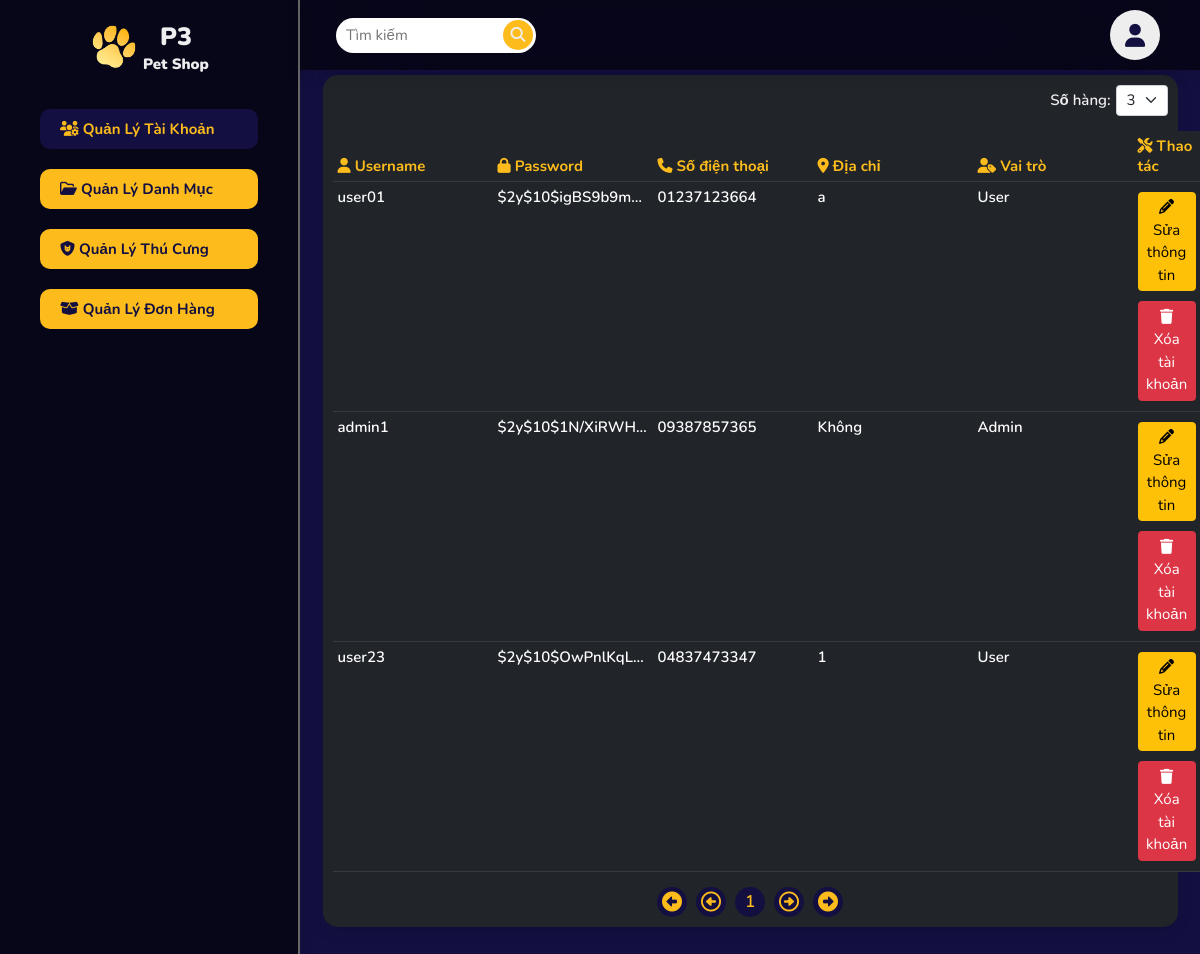
Page /Project-BE1/admin_manage_account.php (signed in) on the committed database.
### tables this page shows
CREATE TABLE IF NOT EXISTS `users` (
  `id` int(11) NOT NULL AUTO_INCREMENT,
  `username` varchar(25) NOT NULL,
  `password` varchar(150) NOT NULL,
  `phone` varchar(11) NOT NULL,
  `address` varchar(500) NOT NULL DEFAULT 'Không',
  `role` tinyint(1) DEFAULT '0',
  PRIMARY KEY (`id`),
  UNIQUE KEY `username` (`username`)
);

### Project-BE1/app/models/Model.php (called while the page is built, shortened)
<?php
class Model
{
  public static $connection = NULL;
  public function __construct()
  {
    if (!self::$connection) {
      !self::$connection = new mysqli(DB_HOST, DB_USER, DB_PASS, DB_NAME);
    }
    return self::$connection;
  }
  public function select($sql)
  {
    $sql->execute();
    $items = $sql->get_result()->fetch_all(MYSQLI_ASSOC);
    return $items;
  }
}

### Project-BE1/app/models/UserModel.php (called while the page is built, shortened)
<?php
class UserModel extends Model
{
  public function getUsersByPage($page, $perPage)
  {
    $start = ($page - 1) * $perPage;
    $sql = parent::$connection->prepare('SELECT * FROM `users` WHERE `role` != 2 LIMIT ?, ?');
    $sql->bind_param('ii', $start, $perPage);
    return parent::select($sql);
  }
  public function getTotalUsers()
  {
    $sql = parent::$connection->prepare('SELECT COUNT(id) AS `total_users` FROM `users`');
    return parent::select($sql)[0]['total_users'] - 1;
  }
}

### Project-BE1/admin_manage_account.php (the view, shortened to what this page needs)
<?php
$userModel = new UserModel();
$page = 1;
if (isset($_SESSION['perPage'])) {
  $perPage = $_SESSION['perPage'];
} else {
  $perPage = 3;
}
$totalPage = ceil($userModel->getTotalUsers() / $perPage);
$userList = $userModel->getUsersByPage($page, $perPage);
?>
<!DOCTYPE html>
<html lang="en">
<head>
  <link rel="stylesheet" href="./public/fonts/font-awesome/css/all.min.css">
  <link rel="stylesheet" href="./public/vendor/bootstrap/css/bootstrap.min.css">
  <link rel="stylesheet" href="./public/css/style.css">
  <link rel="stylesheet" href="./public/css/style-admin.css">
</head>
<body>
  <section class="admin-sidebar">
    <a class="logo" href="."><img class="logo-img" src="./public/img/logo/P3.png" alt="P3 Logo"><span class="logo-text">P3<p class="logo-mini-text">Pet Shop</p></span></a>
    <ul class="admin-side-bar-list">
      <li class="admin-side-bar-item"><a class="admin-side-bar-link active" href="admin_manage_account.php"><i class="fa-solid fa-users-gear"></i> Quản lý tài khoản</a></li>
      <li class="admin-side-bar-item"><a class="admin-side-bar-link" href="admin_manage_category.php"><i class="fa-regular fa-folder-open"></i> Quản lý danh mục</a></li>
      <li class="admin-side-bar-item"><a class="admin-side-bar-link" href="admin_manage_pet.php"><i class="fa-solid fa-shield-cat"></i> Quản lý thú cưng</a></li>
      <li class="admin-side-bar-item"><a class="admin-side-bar-link" href="admin_manage_order.php"><i class="fa-solid fa-box-open"></i> Quản lý đơn hàng</a></li>
    </ul>
  </section>
  <section class="admin-content">
    <header class="header">
      <nav class="nav-bar">
        <ul class="nav-list">
          <li class="nav-item">
            <form class="serch-box" action="admin_serch_account.php?key=<?php if (isset($key)) {
                                                                          echo $key;
                                                                        } ?>">
              <input class="serch-box-input" type="text" name="key" placeholder="Tìm kiếm" value="<?php if (isset($key)) {
                                                                                                    echo $key;
                                                                                                  } ?>">
              <button class="serh-box-button button-serch" type="submit"><i class="fa fa-search"></i></button>
              <button class="serh-box-button button-reset" type="reset"><i class="fa-solid fa-xmark"></i></button>
            </form>
          </li>
        </ul>
      </nav>
      <div class="icon-bar">
        <ul class="icon-list">
          <li class="icon-item"><a class="icon-link" href="account.php"><i class="fa-solid fa-user"></i></a>
          </li>
        </ul>
      </div>
    </header>
    <main>
      <div class="table-wrap">
        <div class="table-bar mb-4">
          <section class="d-flex align-items-center">
            <span class="d-inline">Số hàng: </span>
            <form method="post" action="admin_manage_account.php" class="form-per-page d-inline-block ms-2">
              <select class="form-select" id="select-per-page" name="perPage">
                <option value="3" <?php if ($perPage == 3) {
                                    echo 'selected';
                                  } ?>>3</option>
              </select>
            </form>
          </section>
        </div>
        <table class="table table-hover table-dark">
          <thead>
            <tr>
              <th><i class="fa-solid fa-user"></i> Username</th>
              <th><i class="fa-solid fa-lock"></i> Password</th>
              <th><i class="fa-solid fa-phone"></i> Số điện thoại</th>
              <th><i class="fa-solid fa-location-dot"></i> Địa chỉ</th>
              <th><i class="fa-solid fa-user-tag"></i> Vai trò</th>
              <th><i class="fa-solid fa-screwdriver-wrench"></i> Thao tác</th>
            </tr>
          </thead>
          <tbody>
            <?php
            foreach ($userList as $user) {
              if ($user['role'] != 2) {
            ?>
                <tr>
                  <td><span class="table-content"><?php echo $user['username']; ?></span></td>
                  <td><span class="table-content"><?php echo $user['password']; ?></span></td>
                  <td><span class="table-content"><?php echo $user['phone']; ?></span></td>
                  <td><span class="table-content"><?php echo $user['address']; ?></span></td>
                  <td><span class="table-content"><?php if ($user['role'] == 1) {
                                                    echo 'Admin';
                                                  } else {
                                                    echo 'User';
                                                  }; ?></span></td>
                  <td>
                    <a class="btn btn-warning mb-2 mt-2" href="admin_edit_account.php?username=<?php echo $user['username']; ?>&id=<?php echo $user['id']; ?>"><i class="fa-solid fa-pencil"></i> Sửa thông tin</a>
                    <form action="admin_delete_account.php" method="post" onsubmit="return confirm('Bạn có muốn xóa tài khoản có ID là <?php echo $user['id'] ?> ?')">
                      <button class="btn btn btn-danger mb-2 mt-2" type="submit"><i class="fa-solid fa-trash"></i> Xóa tài khoản</button>
                    </form>
                  </td>
                </tr>
            <?php
              }
            }
            ?>
          </tbody>
        </table>
        <nav aria-label="Page navigation" class="mt-4">
          <ul class="pagination justify-content-center">
            <?php if ($page == 1) {
            ?>
              <li class="page-item disabled">
                <a class="page-link"><i class="fa-solid fa-circle-left"></i></a>
              </li>
              <li class="page-item disabled">
                <a class="page-link"><i class="fa-regular fa-circle-left"></i></a>
              </li>
            <?php
            }
            ?>
            <?php
            if ($page == 1) {
              $getAdd = $page + 2;
              $getMinus = $page;
            } elseif ($page == $totalPage) {
              $getAdd = $page;
              $getMinus = $page - 2;
            } else {
              $getAdd = $page + 1;
              $getMinus = $page - 1;
            }
            for ($pageItem = 1; $pageItem <= $totalPage; $pageItem++) {
              if ($pageItem == $page) {
            ?>
                <li class="page-item active"><a class="page-link" href="admin_manage_account.php?page=<?php echo $pageItem; ?>"><?php echo $pageItem; ?></a></li>
              <?php
              } else {
              ?>
                <li class="page-item" <?php if ($pageItem > $getAdd || $pageItem < $getMinus) {
                                        echo "style='display:none;position:absolute'";
                                      } ?>><a class="page-link" href="admin_manage_account.php?page=<?php echo $pageItem; ?>"><?php echo $pageItem; ?></a></li>
            <?php
              }
            }
            ?>
            <?php if ($page == $totalPage) {
            ?>
              <li class="page-item disabled">
                <a class="page-link"><i class="fa-regular fa-circle-right"></i></a>
              </li>
              <li class="page-item disabled">
                <a class="page-link"><i class="fa-solid fa-circle-right"></i></a>
              </li>
            <?php
            }
            ?>
          </ul>
        </nav>
      </div>
    </main>
  </section>
</body>
</html>

### Project-BE1/public/css/style.css (style rules this page uses)
:root { --pet-color: #fdbc1c; --black-color: #130f40; --white-color: #fff; --red-color: #dd3333; --green-color: #2eb62c; --light-color: #eee; --bg-color: #666; --border: .2rem solid var(--black-color); --box-shadow: 0 .5rem 1.5rem rgba(0, 0, 0, .1); --box-shadow-2: rgba(0, 0, 0, 0.15) 0px 5px 15px 0px; --text-shadow-white: -1px -1px 0px rgba(155, 155, 155, 0.9), 2px 2px 0px rgba(155, 155, 155, 0.9), 4px 4px 0px rgba(155, 155, 155, 0.9); --text-shadow-black: -1px -1px 0px rgba(50, 50, 50, 0.9), 2px 2px 0px rgba(50, 50, 50, 0.9), 4px 4px 0px rgba(50, 50, 50, 0.9); --text-border-white: 2px 0 #fff, -2px 0 #fff, 0 2px #fff, 0 -2px #fff, 1px 1px #fff, -1px -1px #fff, 1px -1px #fff, -1px 1px #fff; --text-border-black: 2px 0 #000, -2px 0 #000, 0 2px #000, 0 -2px #000, 1px 1px #000, -1px -1px #000, 1px -1px #000, -1px 1px #000; }
* { margin: 0; padding: 0; box-sizing: border-box; outline: none; border: none; text-decoration: none; transition: .2s linear; }
html { font-size: 62.5%; scroll-behavior: smooth; scroll-padding-top: 4rem; }
body { font-family: 'Nunito', sans-serif; font-size: 1.5rem; font-weight: 600; line-height: normal; color: var(--black-color); min-height: 1000px; }
a { color: var(--black-color); text-decoration: none; line-height: normal; }
p { margin: 0; color: inherit; }
dl, ol, ul { margin: 0; }
ul { list-style-type: none; padding: 0; }
li { display: inline-block; }
i { line-height: 0; }
main { margin-top: 7.5rem; }
.btn { font-size: 1.5rem; }
.table-wrap { display: block; min-width: 80%; max-width: 95%; background-color: #212529; box-shadow: var(--box-shadow); padding: 1rem; margin: 0 auto; border-radius: 1.5rem; }
thead { color: var(--pet-color); }
.table-content { display: inline-block; width: 15rem; text-overflow: ellipsis; overflow: hidden; }
.table-bar { display: flex; justify-content: space-between; align-items: center; }
.form-select { font-size: 1.5rem; padding: 0.3rem 1rem; padding-right: 3rem; }
.header { display: flex; justify-content: space-between; align-items: center; padding: 1rem 3%; background-color: rgba(255, 255, 255, 0.7); backdrop-filter: blur(100px); box-shadow: var(--box-shadow); position: fixed; top: 0; left: 0; right: 0; z-index: 5; }
.logo { display: flex; align-items: center; justify-content: center; }
.logo-img { width: 5rem; }
.logo-text { font-weight: 900; font-size: 2.5rem; color: var(--black-color); padding-left: 0.4rem; text-align: center; }
.logo-mini-text { font-size: 1.5rem; }
.nav-list { display: flex; flex-wrap: wrap; justify-content: center; }
.nav-item { position: relative; }
.active { color: var(--pet-color); }
.serch-box-input { width: 20rem; height: 3.5rem; padding: 1rem; border-radius: 9rem; position: relative; transition: ease .3s; transition-delay: 0.3s; }
.button-serch { position: absolute; right: 0.3rem; top: 50%; background-color: var(--pet-color); width: 3rem; height: 3rem; border-radius: 10rem; color: var(--light-color); transform: translateY(-50%); transition: all .3s ease-in-out; }
.button-reset { position: absolute; right: 0.3rem; top: 50%; z-index: -1; width: 3rem; height: 3rem; background-color: var(--pet-color); border-radius: 10rem; color: var(--light-color); transform: translateY(-50%); transition: all .3s ease-in-out; }
.icon-list { display: flex; }
.icon-item { position: relative; }
.icon-link { display: flex; justify-content: center; align-items: center; font-size: 2.3rem; margin: 0 .4rem; width: 5rem; height: 5rem; border-radius: 50%; background-color: var(--light-color); box-shadow: var(--box-shadow); }
.page-item { margin: 0 0.5rem; }
.page-link { display: inline-block; font-size: 1.7rem; width: 3rem; height: 3rem; display: flex; align-items: center; text-align: center; justify-content: center; border-radius: 10rem; color: var(--black-color); background-color: var(--pet-color); border: 0; }
.page-link i { font-size: 2rem; }
.page-item:first-child .page-link { border-top-left-radius: 10rem; border-bottom-left-radius: 10rem; }
.page-item:last-child .page-link { border-top-right-radius: 10rem; border-bottom-right-radius: 10rem; }
.active>.page-link, .page-link.active { background-color: var(--black-color); color: var(--pet-color); }
.disabled>.page-link, .page-link.disabled { background-color: var(--black-color); color: var(--pet-color); }

### rows in the picture
users: username "user01", password "$2y$10$igBS9b9m…", phone "01237123664", address "a", role "User"
users: username "admin1", password "$2y$10$1N/XiRWH…", phone "09387857365", address "Không", role "Admin"
users: username "user23", password "$2y$10$OwPnlKqL…", phone "04837473347", address "1", role "User"
